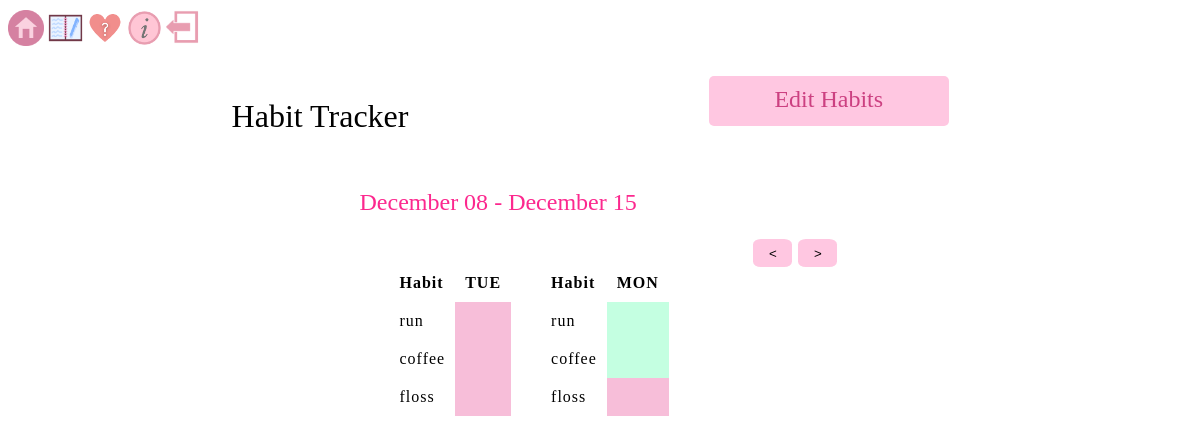
Screenshot of /habittracker (signed in) with the database file from the repository.
### app/models.py (models this page shows, shortened)
class Habit(db.Model):
    id = db.Column(db.Integer, primary_key=True)
    habit_name = db.Column(db.String(50), unique=False, nullable=False)
    habit_done = db.Column(db.Boolean, default=False, nullable=False)
    user_id = db.Column(db.Integer, db.ForeignKey('user.id'), nullable=False)
    date = db.Column(db.Date, nullable=False, default=date.today())

### app/routes.py (the view)
@app.route("/habittracker")
@login_required
def habittracker():
    todays_date= date.today()
    lastweek= todays_date - timedelta(days=7)
    habit0 = Habit.query.filter_by(user_id=current_user.id, date=todays_date)
    if habit0.first() is None:
        habit0= 'Null'
    habit1 = Habit.query.filter_by(user_id=current_user.id, date=todays_date-timedelta(days=1))
    if habit1.first() is None:
        habit1= 'Null'
    habit2 = Habit.query.filter_by(user_id=current_user.id, date=todays_date-timedelta(days=2))
    if habit2.first() is None:
        habit2= 'Null'
    habit3 = Habit.query.filter_by(user_id=current_user.id, date=todays_date-timedelta(days=3))
    if habit3.first() is None:
        habit3= 'Null'
    habit4 = Habit.query.filter_by(user_id=current_user.id, date=todays_date-timedelta(days=4))
    if habit4.first() is None:
        habit4= 'Null'
    habit5 = Habit.query.filter_by(user_id=current_user.id, date=todays_date-timedelta(days=5))
    if habit5.first() is None:
        habit5= 'Null'
    habit6 = Habit.query.filter_by(user_id=current_user.id, date=todays_date-timedelta(days=6))
    if habit6.first() is None:
        habit6= 'Null'
    return render_template("habittracker.html", todays_date=todays_date, lastweek=lastweek, habit1=habit1, habit2=habit2, habit3=habit3, habit4=habit4, habit5=habit5, habit6=habit6, habit0=habit0, title="Habit Tracker")

### app/models.py (called while the page is built)
@login_manager.user_loader
def load_user(user_id):
    return User.query.get(int(user_id))

### app/templates/habittracker.html (shortened to what this page needs)
<!doctype html>
<html lang="en">
    <head>
        <link rel="stylesheet" href="static\habit.css">
        <div>
            <a class="nav-link" href="/mainpage"><img src="static\images\home.png " width="3%"></a>
            <a class="nav-link" href="/journal"><img src="static\images\journal_icon.png " width="3%"></a>
            <a class="nav-link" href="/moodtracker"><img src="static\images\moodtracker_icon.png " width="3%"></a>
            <a class="nav-link" href="/info"><img src="static\images\information_icon.png " width="3%"></a>
            <a class="nav-link" href="/"><img src="static\images\logout_icon.png " width="3%"></a>
        </div>
    </head>
    <body >
        <div class="container">
            <a id="habit_button" href="/habit_update">Edit Habits</a>
            <h1> Habit Tracker </h1>
            <div id="week">
                <h2>{{ lastweek.strftime("%B %d") }} - {{ todays_date.strftime("%B %d") }}</h2>
                <form action= "/nexthabittracker" method="POST" id="nextButton" >
                    <input type="submit" value=">">
                </form>
                <form action= "/prevhabittracker" method="POST" id="backButton" >
                    <input type="submit" value="<">
                </form>
                <div class="days">
                    {% if habit1 != 'Null' %}
                        <table class="mon">
                            <thead>
                                <tr>
                                    <th scope="col" style="text-align: left;">Habit</th>
                                    <th scope="col"> {{ habit1[0].date.strftime("%a")|upper  }} </th>
                                </tr>
                            </thead><br/>
                            <tbody>
                                {% for habit in habit1 %}
                                    <tr>
                                        <td scope="row" id="habit"> {{ habit.habit_name }}  </td>
                                        {% if habit.habit_done == True %}
                                            <td id ="habit1t"></td>
                                            <style>
                                                #habit1t{
                                                    background-color: #C4FFE1;
                                                }
                                            </style>
                                        {% elif habit.habit_done == False %}
                                            <td id ="habit1f"></td>
                                        {% endif %}
                                    </tr>
                                {% endfor %}
                            </tbody>
                        </table>
                    {% endif %}
                    {% if habit2 != 'Null' %}
                        <table class="tue">
                            <thead>
                                <tr>
                                    <th scope="col" style="text-align: left;">Habit</th>
                                    <th  scope="col"> {{ habit2[0].date.strftime("%a")|upper  }} </th>
                                </tr>
                            </thead><br/>
                            <tbody>
                                {% for habit in habit2 %}
                                    <tr>
                                        <td scope="row" id="habit"> {{ habit.habit_name }}  </td>
                                        {% if habit.habit_done == True %}
                                            <td id ="habit2t"></td>
                                        {% elif habit.habit_done == False %}
                                            <td id ="habit2f"></td>
                                        {% endif %}
                                    </tr>
                                {% endfor %}
                            </tbody>
                        </table>
                    {% endif %}
                </div>
            </div>
        </div>
    </body>
</html>

### app/static/habit.css (style rules this page uses)
body { font-family: serif; }
.container { display: grid; width: fixed; height: fixed; margin: 2%; display: grid; padding: 3px; grid-gap: 10px; grid-template-areas: "title blank edit" "habits habits habits" }
h1 { grid-area: title; font-weight: normal; overflow: auto; height: 40px; text-align: right; padding-right: 5%; }
input[type="submit"] { background: none; border: none; }
#habit_button { grid-area: edit; overflow: auto; height: 30px; width: 220px; background: rgb(255, 199, 225); color: rgb(204, 64, 129); font-size: x-large; padding: 10px; margin: 0px; text-align: center; border-radius: 5px; text-decoration: none; }
#week { justify-self: center; grid-area: habits; overflow: auto; min-height: 200px; min-width: 60px; max-width: 80vw; }
h2 { color: #FC288E; font-weight: normal; }
td, th { padding: 10px; }
table { letter-spacing: 1px; border-collapse: collapse; }
#backButton, #nextButton { float: right; padding-top: 1%; padding-bottom: 1%; padding-left: 2%; padding-right: 2%; border-radius: 20%; background-color: rgb(255, 199, 225); color: white; margin: 3px; }
.days { width: fixed; height: fixed; margin-top: 10%; display: grid; grid-gap: 30px; grid-template-areas: "sun mon tue wed thu fri sat" }
.mon { grid-area: mon; overflow: auto; width: 100px; }
.tue { grid-area: tue; overflow: auto; width: 100px; }

### app/templates/habittracker.html (style rules this page uses)
#habit1f { background-color: #F7BED9; }
#habit2t { background-color: #C4FFE1; }
#habit2f { background-color: #F7BED9; }

### rows the page displays
Habit: date "TUE", habit_name "run", habit_done False (drawn)
Habit: habit_name "coffee", habit_done False (drawn)
Habit: habit_name "floss", habit_done False (drawn)
Habit: date "MON", habit_name "run", habit_done True (drawn)
Habit: habit_name "coffee", habit_done True (drawn)
Habit: habit_name "floss", habit_done False (drawn)
